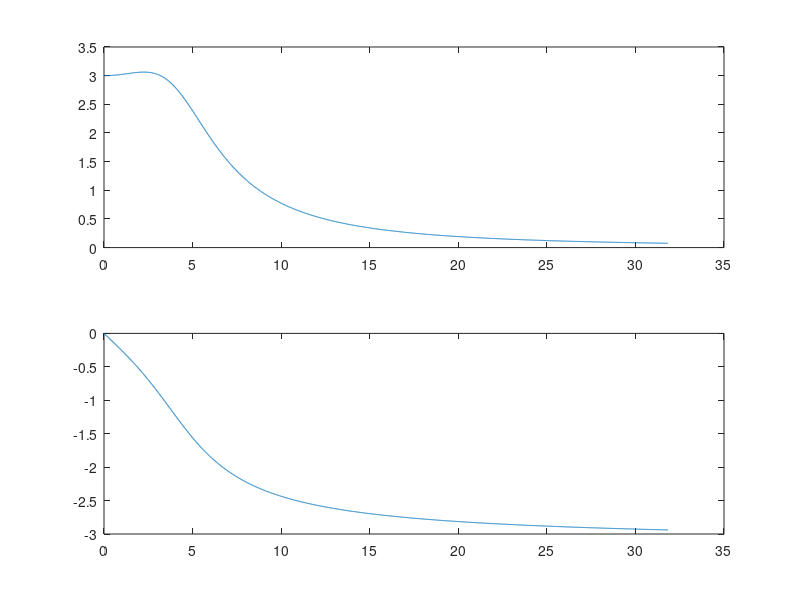
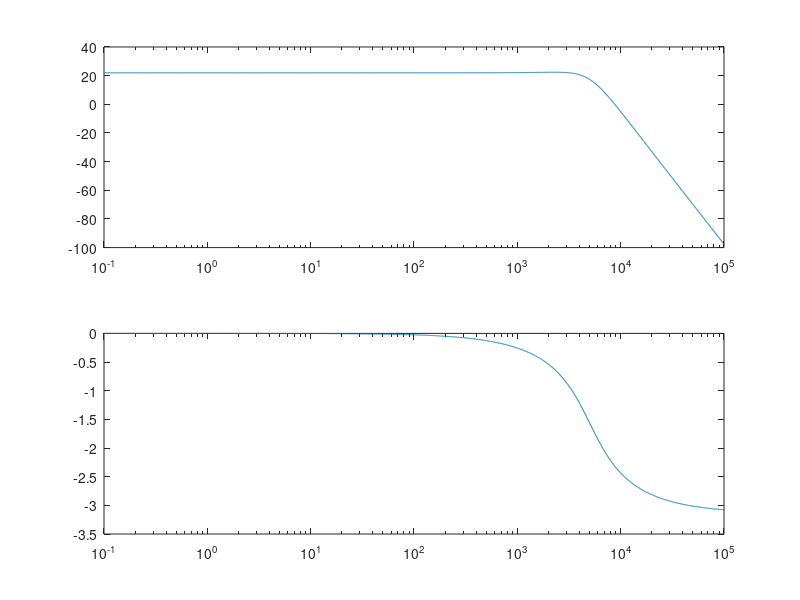

The MATLAB source for these figures, in order:
clc; clear all; close all;

figure(1);
w=0:100:20e4;
H=freqs(3e9,[1 4e4 1e9],w);
subplot(2,1,1);
plot((w/(2*pi))/1e3, abs(H));
subplot(2,1,2);
plot((w/(2*pi))/1e3, angle(H));

% bod plots
% log scailing
figure(2);
f=logspace(-1,5,2000);
w=2*pi*f;
H=freqs(3e9,[1 4e4 1e9],w);
subplot(2,1,1);
plot((w/(2*pi))/1e3, abs(H));
semilogx(f,20*log(abs(H))); % x축만 log
subplot(2,1,2);
semilogx(f,angle(H));

